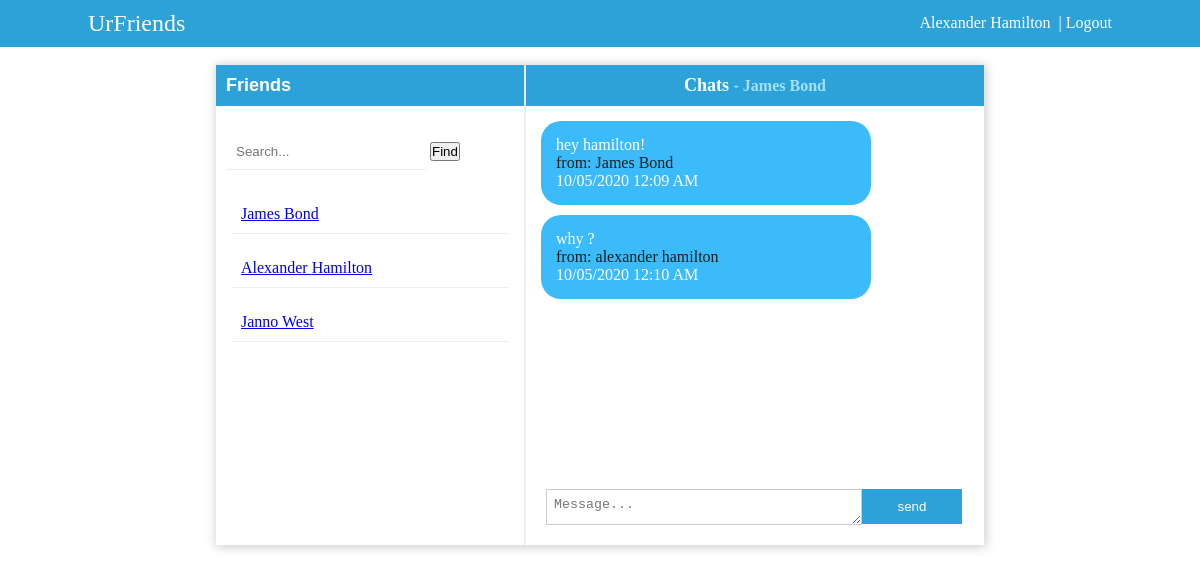
/index.php?contact_id=1 (signed in), run on the app's committed database.
### tables this page shows
CREATE TABLE `tbl_users` (
  `user_id` int(11) NOT NULL,
  `fname` varchar(25) NOT NULL,
  `lname` varchar(25) NOT NULL,
  `username` varchar(30) NOT NULL,
  `password` varchar(250) NOT NULL
);

CREATE TABLE `tbl_chat` (
  `chat_id` int(11) NOT NULL,
  `message` varchar(5000) NOT NULL,
  `sender_id` int(20) NOT NULL,
  `reciever_id` int(20) NOT NULL,
  `sent_on` datetime NOT NULL DEFAULT CURRENT_TIMESTAMP ON UPDATE CURRENT_TIMESTAMP
);

### includes/dbh.inc.php (called while the page is built, shortened)
<?php
class Database{
protected function db_connect(){
$this->db_host="localhost";
$this->db_username="root";
$this->db_password="";
$this->db_name="ChatApp_db";
    $this->connection = new mysqli($this->db_host,$this->db_username,$this->db_password,$this->db_name);
    return $this->connection;
}
}
?>

### includes/select.class.php (called while the page is built, shortened)
<?php
include_once 'dbh.inc.php';
class Select_class extends Database{
public function select_contacts(){
	$query="Select * from tbl_users";
	$result=mysqli_query($this->connection,$query);
	return $result;
}
public function select_details($current_user){
	$query="Select * from tbl_users where user_id ='".$current_user."'";
	$result=mysqli_query($this->connection,$query);
	return $result;
}
public function get_messages($contact_id,$current_user){
$query ="Select tbl_chat.message, tbl_chat.sender_id, tbl_chat.reciever_id,
		 tbl_chat.sent_on,tbl_users.user_id,tbl_users.fname,tbl_users.lname
		 FROM tbl_users JOIN tbl_chat ON tbl_users.user_id =tbl_chat.sender_id
		WHERE (tbl_chat.sender_id = '".$current_user."'
		AND tbl_chat.reciever_id = '".$contact_id."')
		OR (tbl_chat.sender_id = '".$contact_id."'
		AND tbl_chat.reciever_id = '".$current_user."')
		";
$result =mysqli_query($this->connection,$query);
return $result;
}
public function get_contact_name($contact_name){
	$query="Select fname, lname from tbl_users where user_id ='$contact_name'";
	$result=mysqli_query($this->connection,$query);
	return $result;
}
}
?>

### index.php (the view, shortened to what this page needs)
<?php
include 'includes/select.class.php';
$conn_read_contacts = new Select_class();
$read_all_contacts = $conn_read_contacts->select_contacts();
$conn = new Select_class();
$current_user = $_SESSION['id'];
$read_login_user =$conn->select_details($current_user);
$fetch_data=mysqli_fetch_assoc($read_login_user);
$conn_getmessage = new Select_class();
$contact_id = $_GET['contact_id'];
$current_user = $_SESSION['id'];
$read_message = $conn_getmessage->get_messages($contact_id,$current_user);
$conn_getContact_name =new Select_class();
$contact_name = $_GET['contact_id'];
$read_contact_name =$conn_getContact_name->get_contact_name($contact_name);
$fetch_current_contact_name=mysqli_fetch_assoc($read_contact_name);
?>
<!Doctype html>
<html>
<head>
<link rel="stylesheet" type="text/css" href="css/main.css"/>
</head>
<body>
<div class="page-container">
  <div class="top-header">
  <div class="container">
  <div class="top-content">
	<div class="logo">
		<label style="font-size:24px;">UrFriends</label>
	</div>
	<div class="user" style="text-align:right;">
  <?php
	echo ucfirst($fetch_data['fname'])." ".ucfirst($fetch_data['lname']);
 ?>
<a href='functions/logout.func.php?user_id=<?php echo $fetch_data['user_id'];?>' style="text-decoration:none;color:#ffffff;">&nbsp; | Logout</a>
	</div>
	</div>
</div>
 </div><br>
 <div class="container2">
    <div class="chatapp-wrapper">
      <div class="side-panel">
        <h2>Friends</h2><br>
		<div class="search-section">
		 <form method="Post" action="">
		  <input type="text" class="search_friends" name="search_contact" placeholder="Search...">
		  <input type="submit" name="search-btn" value="Find"/>
		</form>
		</div>
	   <?php
	      while($row=mysqli_fetch_assoc($read_all_contacts)){
		?>
	  <div class="contacts">
        	<a href="index.php?contact_id=<?php echo $row['user_id'];?>"><?php echo ucfirst($row['fname'])." ".ucfirst($row['lname']);?></a>
           </div>
	   	<?php
		}
		?>
      </div>
        <div class="chat-section">
			 <h3>Chats
			 <?php echo "<label style='color:#a5e1ff;font-size:16px;'>- ".$fetch_current_contact_name['fname']." ".$fetch_current_contact_name['lname']."</label>";?>
			 </h3>
			 <div class="chats_wrapper" style="overflow-y:auto;border:0px solid yellow;height:365px;padding:5px;">
				 <?php
				 while($fetch_message=mysqli_fetch_assoc($read_message)){
					$date_sent = date_create($fetch_message['sent_on']);
				 ?>
					 <div class="message" style="background:#3bbbf9;color:white;width:300px;height:auto;margin:10px;border-radius:20px;padding:15px;">
					 <?php echo $fetch_message['message']."<br>";?>
					 <?php	echo "<label style='color:#1d1d1d;'>from:"." " .$fetch_message['fname']." ".$fetch_message['lname']."<br></label>";?>
					 <?php echo date_format($date_sent, 'd/m/Y  g:i A')."<br>";?>
				 </div>
				 <?php
				 }
				 ?>
				</div><br>
				<div class="type_sect" style="position:fixed;bottom:0;padding:20px;">
					<form method="post" action="functions/send_message.func.php?contact_id=<?php echo $_GET['contact_id'];?>">
						<textarea type="text" name="type-message" placeholder="Message..." style="padding:7px;width:300px;height:20px;overflow:auto;border:1px solid #ccc;float:left;"></textarea>
						<input type="submit" name="send-btn" value="send" style="border:none;background:#2da2d8;color:#ffffff;padding:10px;width:100px;"/>
					</form>
				</div>
    </div>
	</div>
</div>
</body>
</html>

### css/main.css (style rules this page uses)
* { margin:0; padding:0; }
body { font-family:calibri; font-size:16px; }
.container { border:px solid green; width:1024px; position:relative; top:0%; left:50%; transform: translate(-50%,0%); height:auto; padding:10px; }
h2 { font-family:calibri,sans-serif; color:#ffffff; padding:10px; background:#2da2d8; font-size:18px; }
h3 { text-align:center; padding:10px; background:#2da2d8; font-size:18px; color:#ffffff; }
.top-header { border:px solid yellow; background:#2da2d8; color:#ffffff; }
.top-content { display:flex; flex-wrap:wrap; }
.logo { border:px solid blue; flex:1 0 250px; width:250px; box-sizing:border; }
.user { flex:1 0 350px; width:250px; box-sizing:border; border:px solid red; line-height: 25px; }
.chatapp-wrapper { width:768px; position: relative;; top:0px; left:50%; transform: translate(-50%,0%); box-shadow:1px 1px 10px 1px #ccc; display:flex; padding:0px; flex-wrap:wrap; height:480px; }
.side-panel { flex:1 0 200px; height:auto; }
.search-section { padding:10px; }
.search_friends { padding:10px; border:none; border-bottom:1px solid #eee; width:180px; }
.chat-section { flex:1 0 350px; border-left:2px solid #eee; height:auto; }
.contacts { padding:10px; border-bottom:1px solid #eee; margin:15px; font-family:calibri; }

### data on the page
tbl_users: fname "Alexander", lname "Hamilton", tbl_chat.message "why ?", fname "alexander", lname "hamilton", tbl_chat.sent_on "10/05/2020 12:10 AM"
tbl_users: fname "James", lname "Bond", tbl_chat.message "hey hamilton!", tbl_chat.sent_on "10/05/2020 12:09 AM"
tbl_users: fname "Janno", lname "West"
